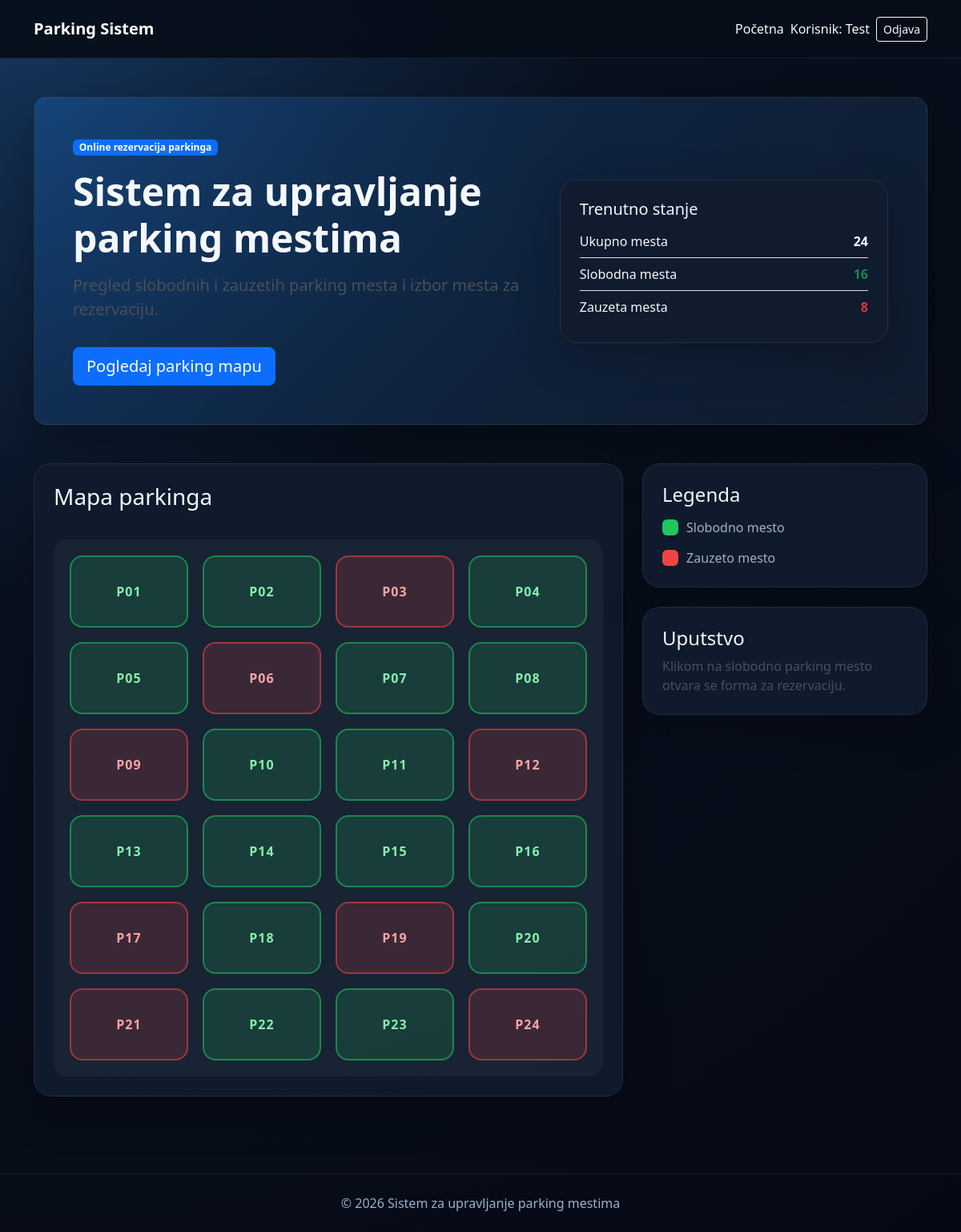
Page /index.php (signed in) on the committed database.
### tables this page shows
CREATE TABLE parking_spots (
    id INT AUTO_INCREMENT PRIMARY KEY,
    spot_number VARCHAR(10) NOT NULL UNIQUE,
    status ENUM('slobodno', 'zauzeto') NOT NULL DEFAULT 'slobodno',
    price_per_hour DECIMAL(10,2) NOT NULL DEFAULT 50.00
);

### classes/ParkingSpot.php (called while the page is built, shortened)
<?php
class ParkingSpot extends Database implements CRUDInterface
{
    public function readAll()
    {
        $conn = $this->getConnection();
        $sql = "SELECT * FROM parking_spots ORDER BY id ASC";
        return mysqli_query($conn, $sql);
    }
    public function countAll()
    {
        $conn = $this->getConnection();
        $sql = "SELECT COUNT(*) AS total FROM parking_spots";
        $result = mysqli_query($conn, $sql);
        $row = mysqli_fetch_assoc($result);
        return $row['total'];
    }
    public function countByStatus($status)
    {
        $conn = $this->getConnection();
        $status = mysqli_real_escape_string($conn, $status);
        $sql = "SELECT COUNT(*) AS total FROM parking_spots WHERE status = '$status'";
        $result = mysqli_query($conn, $sql);
        $row = mysqli_fetch_assoc($result);
        return $row['total'];
    }
}

### index.php (the view, shortened to what this page needs)
<?php
require_once 'classes/ParkingSpot.php';
$parkingSpot = new ParkingSpot();
$spots = $parkingSpot->readAll();
$totalSpots = $parkingSpot->countAll();
$freeSpots = $parkingSpot->countByStatus('slobodno');
$occupiedSpots = $parkingSpot->countByStatus('zauzeto');
?>
<?php include 'includes/header.php'; ?>
<?php include 'includes/navbar.php'; ?>
<main class="container py-5">
    <section class="hero-section rounded-4 p-4 p-lg-5 mb-5">
        <div class="row align-items-center">
            <div class="col-lg-7">
                <span class="badge text-bg-primary mb-3">Online rezervacija parkinga</span>
                <h1 class="display-5 fw-bold">Sistem za upravljanje parking mestima</h1>
                <p class="lead text-light-emphasis mt-3">
                    Pregled slobodnih i zauzetih parking mesta i izbor mesta za rezervaciju.
                </p>
                <a href="#mapa" class="btn btn-primary btn-lg mt-3">Pogledaj parking mapu</a>
            </div>
            <div class="col-lg-5 mt-4 mt-lg-0">
                <div class="info-card">
                    <h5>Trenutno stanje</h5>
                    <div class="d-flex justify-content-between border-bottom py-2"><span>Ukupno mesta</span><strong><?php echo $totalSpots; ?></strong></div>
                    <div class="d-flex justify-content-between border-bottom py-2"><span>Slobodna mesta</span><strong class="text-success"><?php echo $freeSpots; ?></strong></div>
                    <div class="d-flex justify-content-between py-2"><span>Zauzeta mesta</span><strong class="text-danger"><?php echo $occupiedSpots; ?></strong></div>
                </div>
            </div>
        </div>
    </section>
    <section id="mapa" class="row g-4">
        <div class="col-lg-8">
            <div class="card app-card h-100">
                <div class="card-header bg-transparent border-0 pt-4 px-4">
                    <h3 class="mb-1">Mapa parkinga</h3>
                </div>
                <div class="card-body p-4">
                    <div class="parking-map">
                        <?php while ($spot = mysqli_fetch_assoc($spots)): ?>
                            <?php if ($spot['status'] == 'slobodno'): ?>
                                <a class="parking-spot free text-decoration-none" href="reservation.php?spot_id=<?php echo $spot['id']; ?>">
                                    <?php echo $spot['spot_number']; ?>
                                </a>
                            <?php else: ?>
                                <div class="parking-spot occupied">
                                    <?php echo $spot['spot_number']; ?>
                                </div>
                            <?php endif; ?>
                        <?php endwhile; ?>
                    </div>
                </div>
            </div>
        </div>
        <div class="col-lg-4">
            <div class="card app-card mb-4">
                <div class="card-body p-4">
                    <h4>Legenda</h4>
                    <div class="legend-item"><span class="legend-box free-box"></span> Slobodno mesto</div>
                    <div class="legend-item"><span class="legend-box occupied-box"></span> Zauzeto mesto</div>
                </div>
            </div>
            <div class="card app-card">
                <div class="card-body p-4">
                    <h4>Uputstvo</h4>
                    <p class="text-light-emphasis mb-0">Klikom na slobodno parking mesto otvara se forma za rezervaciju.</p>
                </div>
            </div>
        </div>
    </section>
</main>
<?php include 'includes/footer.php'; ?>

### assets/css/style.css (style rules this page uses)
:root { --app-bg: #09111f; --app-card: #111c2e; --app-card-light: #16243a; --app-primary: #1d8cff; --app-text: #f4f7fb; --app-muted: #9fb0c8; --app-success: #22c55e; --app-danger: #ef4444; }
body { background: radial-gradient(circle at top left, #16375f 0, var(--app-bg) 38%, #050914 100%); color: var(--app-text); min-height: 100vh; }
.hero-section { background: linear-gradient(135deg, rgba(29, 140, 255, 0.22), rgba(17, 28, 46, 0.95)); border: 1px solid rgba(255, 255, 255, 0.08); box-shadow: 0 22px 70px rgba(0, 0, 0, 0.35); }
.app-card, .info-card, .stat-card { background: rgba(17, 28, 46, 0.92); border: 1px solid rgba(255, 255, 255, 0.08); border-radius: 22px; box-shadow: 0 16px 55px rgba(0, 0, 0, 0.25); color: var(--app-text); }
.info-card, .stat-card { padding: 24px; }
.parking-map { display: grid; grid-template-columns: repeat(4, 1fr); gap: 18px; padding: 20px; background: rgba(255, 255, 255, 0.04); border-radius: 18px; }
.parking-spot { height: 90px; border-radius: 16px; display: flex; justify-content: center; align-items: center; font-weight: 700; letter-spacing: 1px; border: 2px solid rgba(255, 255, 255, 0.14); transition: 0.2s ease; }
.parking-spot.free { background: rgba(34, 197, 94, 0.16); color: #86efac; border-color: rgba(34, 197, 94, 0.55); }
.parking-spot.occupied { background: rgba(239, 68, 68, 0.16); color: #fca5a5; border-color: rgba(239, 68, 68, 0.55); }
.legend-item { display: flex; align-items: center; gap: 10px; margin-top: 14px; color: var(--app-muted); }
.legend-box { width: 20px; height: 20px; border-radius: 6px; display: inline-block; }
.free-box { background: var(--app-success); }
.occupied-box { background: var(--app-danger); }

### rows in the picture
parking_spots: spot_number "P01"
parking_spots: spot_number "P02"
parking_spots: spot_number "P03"
parking_spots: spot_number "P04"
parking_spots: spot_number "P05"
parking_spots: spot_number "P06"
parking_spots: spot_number "P07"
parking_spots: spot_number "P08"
parking_spots: spot_number "P09"
parking_spots: spot_number "P10"
parking_spots: spot_number "P11"
parking_spots: spot_number "P12"
parking_spots: spot_number "P13"
parking_spots: spot_number "P14"
parking_spots: spot_number "P15"
parking_spots: spot_number "P16"
parking_spots: spot_number "P17"
parking_spots: spot_number "P18"
parking_spots: spot_number "P19"
parking_spots: spot_number "P20"
parking_spots: spot_number "P21"
parking_spots: spot_number "P22"
parking_spots: spot_number "P23"
parking_spots: spot_number "P24"

### other values in the picture
$_SESSION['first_name'] "Test"
$totalSpots "24"
$freeSpots "16"
$occupiedSpots "8"
